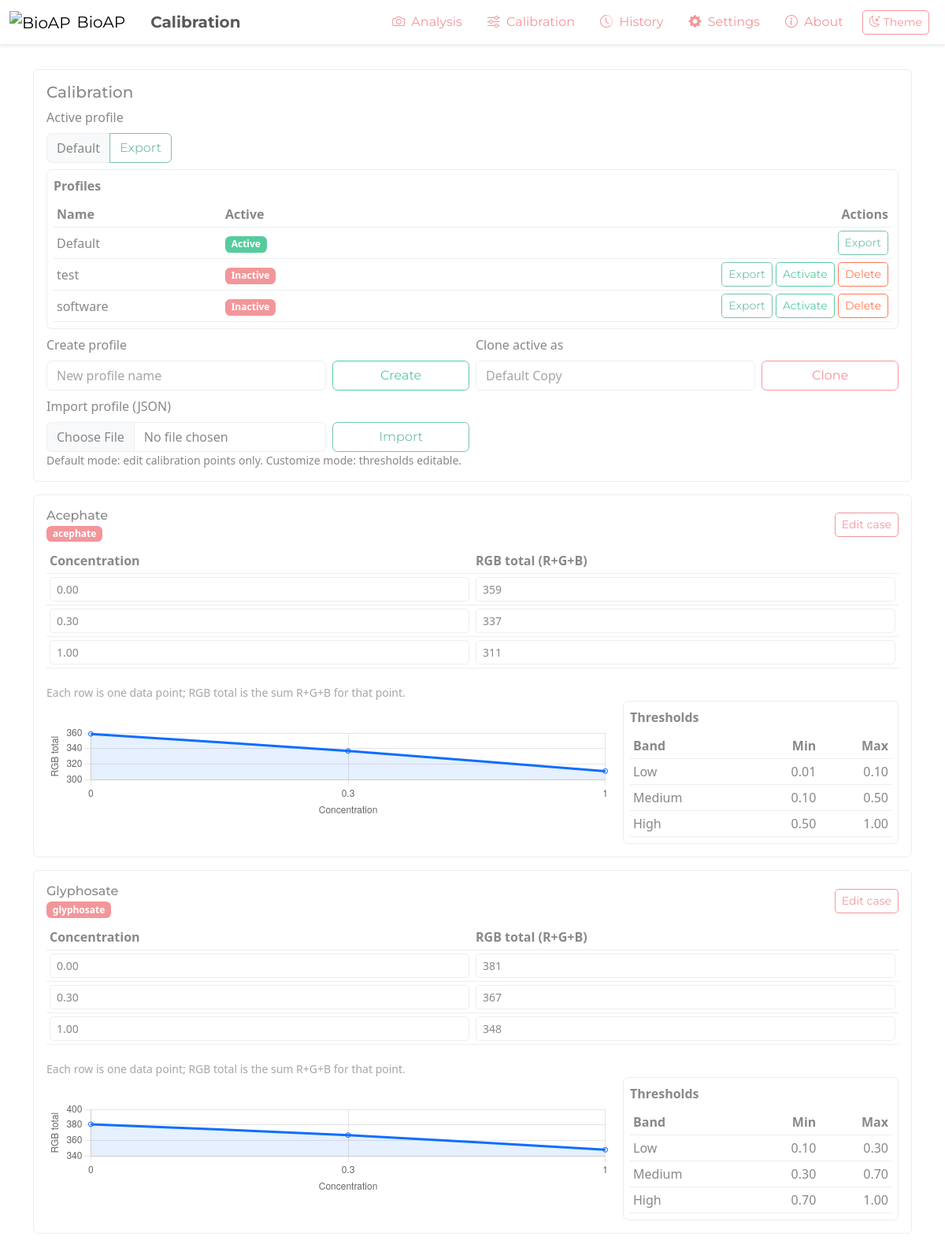
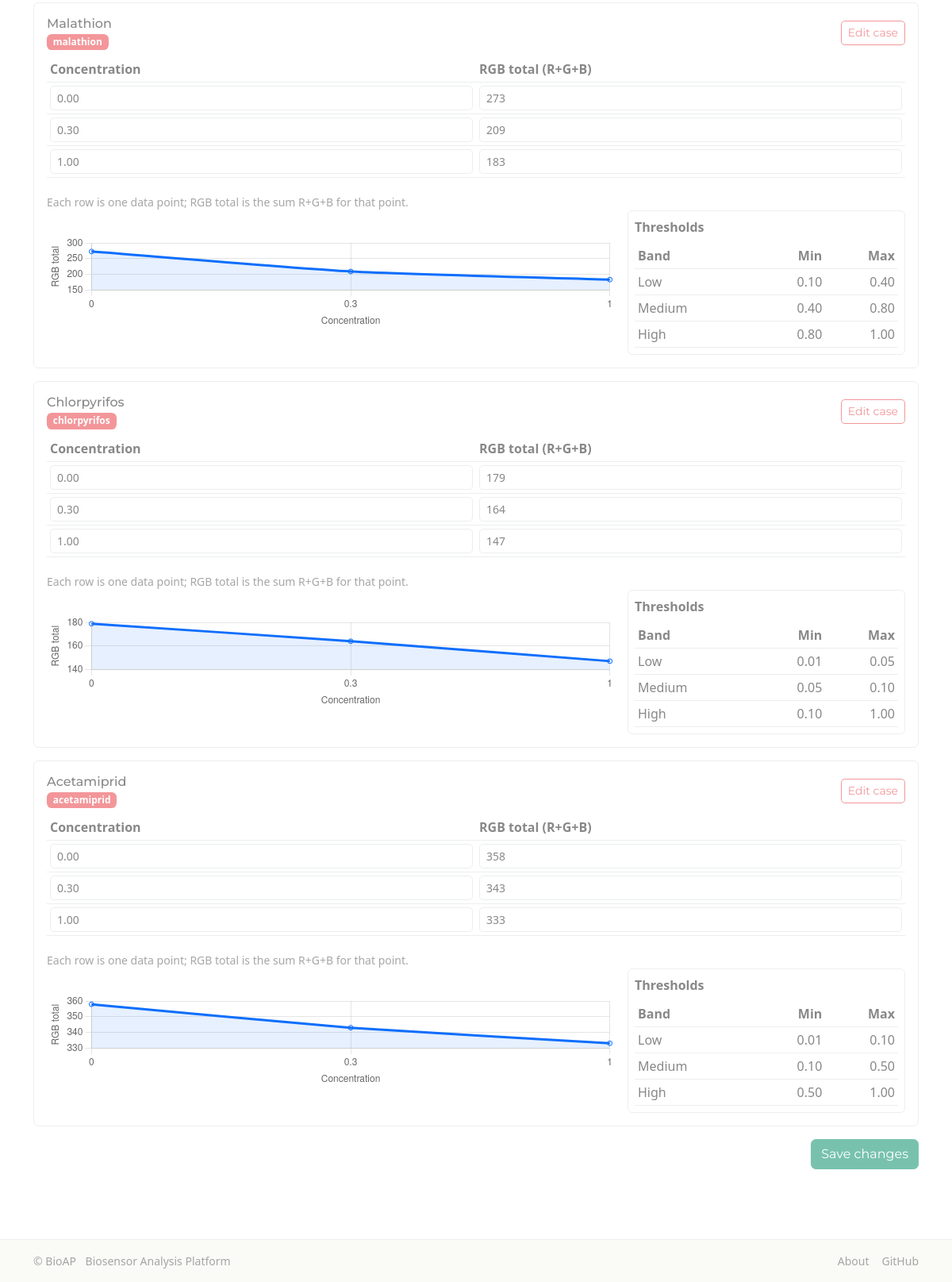
Page /calibration on the committed database (2 pictures, top to bottom).
### main.py (models this page shows)
class CalibrationProfile(db.Model):
    __tablename__ = 'calibration_profile'
    id = db.Column(db.Integer, primary_key=True)
    name = db.Column(db.String(100), unique=True, nullable=False)
    created_at = db.Column(db.DateTime, default=datetime.utcnow, nullable=False)
    is_active = db.Column(db.Boolean, default=False, nullable=False)

class Pesticide(db.Model):
    __tablename__ = 'pesticide'
    id = db.Column(db.Integer, primary_key=True)
    profile_id = db.Column(db.Integer, db.ForeignKey('calibration_profile.id'), nullable=False)
    key = db.Column(db.String(50), nullable=False)
    display_name = db.Column(db.String(100), nullable=False)
    order_index = db.Column(db.Integer, default=0, nullable=False)
    active = db.Column(db.Boolean, default=True, nullable=False)
    profile = db.relationship('CalibrationProfile', backref=db.backref('pesticides', lazy=True, cascade="all, delete-orphan"))

class CalibrationPoint(db.Model):
    __tablename__ = 'calibration_point'
    id = db.Column(db.Integer, primary_key=True)
    pesticide_id = db.Column(db.Integer, db.ForeignKey('pesticide.id'), nullable=False)
    seq_index = db.Column(db.Integer, default=0, nullable=False)
    concentration = db.Column(db.Float, nullable=False)
    rgb_sum = db.Column(db.Integer, nullable=False)
    pesticide = db.relationship('Pesticide', backref=db.backref('calibration_points', lazy=True, cascade="all, delete-orphan"))

class ThresholdBand(db.Model):
    __tablename__ = 'threshold_band'
    id = db.Column(db.Integer, primary_key=True)
    pesticide_id = db.Column(db.Integer, db.ForeignKey('pesticide.id'), nullable=False)
    band = db.Column(db.String(20), nullable=False)  # 'low' | 'medium' | 'high'
    min_value = db.Column(db.Float, nullable=False)
    max_value = db.Column(db.Float, nullable=False)
    pesticide = db.relationship('Pesticide', backref=db.backref('threshold_bands', lazy=True, cascade="all, delete-orphan"))

### main.py (the view)
@app.route('/calibration')
def calibration():
    profile = get_active_profile()
    pesticides = []
    all_profiles = CalibrationProfile.query.order_by(CalibrationProfile.created_at.asc()).all()
    profile_case_counts = {p.id: Pesticide.query.filter_by(profile_id=p.id).count() for p in all_profiles}
    if profile:
        q = Pesticide.query.filter_by(profile_id=profile.id, active=True).order_by(Pesticide.order_index.asc()).all()
        for p in q:
            pts = sorted(p.calibration_points, key=lambda cp: cp.seq_index)
            bands = {b.band: {"min": b.min_value, "max": b.max_value} for b in p.threshold_bands}
            pesticides.append({
                "id": p.id,
                "key": p.key,
                "display_name": p.display_name,
                "points": [{"concentration": cp.concentration, "rgb_sum": cp.rgb_sum, "seq_index": cp.seq_index, "id": cp.id} for cp in pts],
                "thresholds": bands
            })
    is_customize = (get_app_mode() == 'customize')
    return render_template('calibration.html', title="Calibration", profile=profile, pesticides=pesticides, is_customize=is_customize, all_profiles=all_profiles, profile_case_counts=profile_case_counts)

### main.py (called while the page is built)
def get_app_setting(key, default=None):
    rec = AppSetting.query.filter_by(key=key).first()
    if not rec:
        return default
    try:
        return json.loads(rec.value_json)
    except Exception:
        return default

def get_app_mode():
    mode = get_app_setting('mode', 'default')
    if mode not in ('default', 'customize', 'scientific'):
        mode = 'default'
    return mode

def get_active_profile():
    prof = CalibrationProfile.query.filter_by(is_active=True).first()
    if not prof:
        prof = CalibrationProfile.query.first()
    return prof

### templates/calibration.html (shortened to what this page needs)
{% extends 'base.html' %}
{% block content %}
  <div class="card mb-3">
    <div class="card-body">
      <h5 class="card-title mb-2">Calibration</h5>
      {% if not profile %}
        <div class="alert alert-warning mb-0">No active profile found.</div>
      {% else %}
        <div class="row g-2 align-items-end">
          <div class="col-12 col-lg-6">
            <label class="form-label">Active profile</label>
            <div class="input-group">
              <span class="input-group-text">{{ profile.name }}</span>
              <a href="{{ url_for('profiles_export', profile_id=profile.id) }}" class="btn btn-outline-primary">Export</a>
            </div>
          </div>
          <div class="col-12">
            <div class="border rounded p-2">
              <div class="fw-semibold mb-2">Profiles</div>
              <div class="table-responsive">
                <table class="table table-sm align-middle mb-0">
                  <thead>
                    <tr>
                      <th>Name</th>
                      <th>Active</th>
                      <th class="text-end">Actions</th>
                    </tr>
                  </thead>
                  <tbody>
                    {% for p in all_profiles %}
                    <tr>
                      <td>{{ p.name }}</td>
                      <td>
                        {% if p.is_active %}
                          <span class="badge bg-success">Active</span>
                        {% else %}
                          <span class="badge bg-secondary">Inactive</span>
                        {% endif %}
                      </td>
                      <td class="text-end">
                        <a class="btn btn-sm btn-outline-primary" href="{{ url_for('profiles_export', profile_id=p.id) }}">Export</a>
                        {% if not p.is_active %}
                          <form method="post" action="{{ url_for('profiles_activate', profile_id=p.id) }}" class="d-inline">
                            <button type="submit" class="btn btn-sm btn-outline-success">Activate</button>
                          </form>
                          {% if p.name|lower != 'default' %}
                          <form method="post" action="{{ url_for('profiles_delete', profile_id=p.id) }}" class="d-inline" onsubmit="return confirm('Delete profile {{ p.name }}?');">
                            <button type="submit" class="btn btn-sm btn-outline-danger">Delete</button>
                          </form>
                          {% endif %}
                        {% endif %}
                      </td>
                    </tr>
                    {% endfor %}
                  </tbody>
                </table>
              </div>
            </div>
          </div>
          <div class="col-12 col-lg-6">
            <form class="row g-2" method="post" action="{{ url_for('profiles_create') }}">
              <div class="col-8">
                <label class="form-label">Create profile</label>
                <input type="text" name="name" class="form-control" placeholder="New profile name" required>
              </div>
              <div class="col-4 d-grid">
                <button type="submit" class="btn btn-outline-success">Create</button>
              </div>
            </form>
          </div>
          <div class="col-12 col-lg-6">
            <form class="row g-2" method="post" action="{{ url_for('profiles_clone', profile_id=profile.id) }}">
              <div class="col-8">
                <label class="form-label">Clone active as</label>
                <input type="text" name="name" class="form-control" placeholder="{{ profile.name }} Copy">
              </div>
              <div class="col-4 d-grid">
                <button type="submit" class="btn btn-outline-secondary">Clone</button>
              </div>
            </form>
          </div>
          <div class="col-12 col-lg-6">
            <form class="row g-2" method="post" action="{{ url_for('profiles_import') }}" enctype="multipart/form-data">
              <div class="col-8">
                <label class="form-label">Import profile (JSON)</label>
                <input type="file" name="file" class="form-control" accept="application/json" required>
              </div>
              <div class="col-4 d-grid">
                <button type="submit" class="btn btn-outline-primary">Import</button>
              </div>
            </form>
          </div>
        </div>
      {% endif %}
      <p class="small mb-0">Default mode: edit calibration points only. Customize mode: thresholds editable.</p>
    </div>
  </div>
  {% if pesticides and pesticides|length > 0 %}
  <form method="post" action="{{ url_for('calibration_save') }}">
    {% for pest in pesticides %}
      <div class="card mb-3">
        <div class="card-body">
          <div class="d-flex justify-content-between align-items-center mb-2">
            <div>
              <h6 class="mb-0">{{ pest.display_name }}</h6>
              <span class="badge bg-secondary">{{ pest.key }}</span>
            </div>
            <a class="btn btn-sm btn-outline-secondary" href="{{ url_for('calibration_case_edit', profile_id=profile.id, pesticide_id=pest.id) }}">Edit case</a>
          </div>
          <div class="table-responsive">
            <table class="table table-sm align-middle">
              <thead>
                <tr>
                  <th style="width: 160px;">Concentration</th>
                  <th style="width: 160px;">RGB total (R+G+B)</th>
                </tr>
              </thead>
              <tbody>
                {% for row in pest.points %}
                <tr>
                  <td>
                    <input type="number" step="0.01" class="form-control form-control-sm"
                           name="concentration-{{ pest.id }}-{{ loop.index0 }}"
                           value="{{ '%.2f'|format(row.concentration) }}" required>
                  </td>
                  <td>
                    <input type="number" step="1" class="form-control form-control-sm"
                           name="rgb-{{ pest.id }}-{{ loop.index0 }}"
                           value="{{ row.rgb_sum }}" required>
                  </td>
                </tr>
                {% endfor %}
              </tbody>
            </table>
          </div>
          <div class="form-text">Each row is one data point; RGB total is the sum R+G+B for that point.</div>
          <div class="row g-3 align-items-center">
            <div class="col-12 col-lg-8">
              <canvas id="chart-{{ pest.id }}" height="120"></canvas>
            </div>
            <div class="col-12 col-lg-4">
              <div class="border rounded p-2">
                <div class="fw-semibold mb-2">Thresholds</div>
                {% if is_customize %}
                  <div class="row g-2">
                    {% for band in ['low','medium','high'] %}
                      <div class="col-12">
                        <div class="input-group input-group-sm">
                          <span class="input-group-text text-capitalize" style="width: 90px;">{{ band }}</span>
                          <span class="input-group-text" style="width: 50px;">Min</span>
                          <input type="number" step="0.01" class="form-control"
                                 name="thresh-{{ band }}-min-{{ pest.id }}"
                                 value="{{ pest.thresholds.get(band).min if pest.thresholds.get(band) else '' }}">
                          <span class="input-group-text" style="width: 50px;">Max</span>
                          <input type="number" step="0.01" class="form-control"
                                 name="thresh-{{ band }}-max-{{ pest.id }}"
                                 value="{{ pest.thresholds.get(band).max if pest.thresholds.get(band) else '' }}">
                        </div>
                      </div>
                    {% endfor %}
                  </div>
                {% else %}
                  {% if pest.thresholds %}
                    <div class="table-responsive">
                      <table class="table table-sm mb-0">
                        <thead>
                          <tr>
                            <th>Band</th>
                            <th class="text-end">Min</th>
                            <th class="text-end">Max</th>
                          </tr>
                        </thead>
                        <tbody>
                          {% for band in ['low','medium','high'] %}
                            {% if pest.thresholds.get(band) %}
                            <tr>
                              <td class="text-capitalize">{{ band }}</td>
                              <td class="text-end">{{ '%.2f'|format(pest.thresholds[band].min) }}</td>
                              <td class="text-end">{{ '%.2f'|format(pest.thresholds[band].max) }}</td>
                            </tr>
                            {% endif %}
                          {% endfor %}
                        </tbody>
                      </table>
                    </div>
                  {% else %}
                    <div class="text-muted small">No thresholds configured.</div>
                  {% endif %}
                {% endif %}
              </div>
            </div>
          </div>
        </div>
      </div>
    {% endfor %}
    <div class="d-flex justify-content-end">
      <button type="submit" class="btn btn-primary">Save changes</button>
    </div>
  </form>
  {% endif %}
  <script>
    (function() {
      const raw = document.getElementById('pesticides-data');
      const pesticides = JSON.parse((raw && raw.textContent) || '[]');
      pesticides.forEach(p => {
        const el = document.getElementById('chart-' + p.id);
        if (!el) return;
        const points = (p.points || []).slice().sort((a,b) => a.concentration - b.concentration);
        const labels = points.map(pt => pt.concentration);
        const data = points.map(pt => pt.rgb_sum);
        new Chart(el.getContext('2d'), {
          type: 'line',
          data: {
            labels,
            datasets: [{
              label: p.display_name + ' RGB vs Concentration',
              data,
              borderColor: '#0d6efd',
              backgroundColor: 'rgba(13,110,253,0.1)',
              fill: true,
              pointRadius: 3,
              tension: 0.2
            }]
          },
          options: {
            responsive: true,
            maintainAspectRatio: false,
            scales: {
              x: {
                title: { display: true, text: 'Concentration' }
              },
              y: {
                title: { display: true, text: 'RGB total' }
              }
            },
            plugins: {
              legend: { display: false },
              tooltip: { mode: 'index', intersect: false }
            }
          }
        });
      });
    })();
  </script>
{% endblock %}

### static/css/theme.css (style rules this page uses)
:root { --ag-surface: #FFFFFF; --ag-surface-subtle: #FAFAF7; --ag-navbar-bg: #FFFFFF; --ag-navbar-border: var(--bs-border-color); }
:root { --pg-bottom-space: 4rem; }
.card { background-color: var(--ag-surface); border-color: var(--bs-border-color); }
.table { --bs-table-bg: transparent; --bs-table-color: inherit; --bs-table-border-color: var(--bs-border-color); }

### templates/base.html (style rules this page uses)
body { background-color: var(--bs-body-bg); color: var(--bs-body-color); padding-top: 64px; }

### rows in the picture
CalibrationProfile: name "Default", is_active "Active", name "Default Copy"
CalibrationProfile: name "test", is_active "Inactive"
CalibrationProfile: name "software", is_active "Inactive"
Pesticide: display_name "Acephate", key "acephate", band "Low" "Medium" "High"
CalibrationPoint: concentration "0.00", rgb_sum "359"
CalibrationPoint: concentration "0.30", rgb_sum "337"
CalibrationPoint: concentration "1.00", rgb_sum "311"
ThresholdBand: min_value "0.01", max_value "0.10"
ThresholdBand: min_value "0.10", max_value "0.50"
ThresholdBand: min_value "0.50", max_value "1.00"
Pesticide: display_name "Glyphosate", key "glyphosate", band "Low" "Medium" "High"
CalibrationPoint: concentration "0.00", rgb_sum "381"
CalibrationPoint: concentration "0.30", rgb_sum "367"
CalibrationPoint: concentration "1.00", rgb_sum "348"
ThresholdBand: min_value "0.10", max_value "0.30"
ThresholdBand: min_value "0.30", max_value "0.70"
ThresholdBand: min_value "0.70", max_value "1.00"
Pesticide: display_name "Malathion", key "malathion", band "Low" "Medium" "High"
CalibrationPoint: concentration "0.00", rgb_sum "273"
CalibrationPoint: concentration "0.30", rgb_sum "209"
CalibrationPoint: concentration "1.00", rgb_sum "183"
ThresholdBand: min_value "0.10", max_value "0.40"
ThresholdBand: min_value "0.40", max_value "0.80"
ThresholdBand: min_value "0.80", max_value "1.00"
Pesticide: display_name "Chlorpyrifos", key "chlorpyrifos", band "Low" "Medium" "High"
CalibrationPoint: concentration "0.00", rgb_sum "179"
CalibrationPoint: concentration "0.30", rgb_sum "164"
CalibrationPoint: concentration "1.00", rgb_sum "147"
ThresholdBand: min_value "0.01", max_value "0.05"
ThresholdBand: min_value "0.05", max_value "0.10"
ThresholdBand: min_value "0.10", max_value "1.00"
Pesticide: display_name "Acetamiprid", key "acetamiprid", band "Low" "Medium" "High"
CalibrationPoint: concentration "0.00", rgb_sum "358"
CalibrationPoint: concentration "0.30", rgb_sum "343"
CalibrationPoint: concentration "1.00", rgb_sum "333"
ThresholdBand: min_value "0.01", max_value "0.10"
ThresholdBand: min_value "0.10", max_value "0.50"
ThresholdBand: min_value "0.50", max_value "1.00"

### other values in the picture
{{ page_title }} "Calibration"
